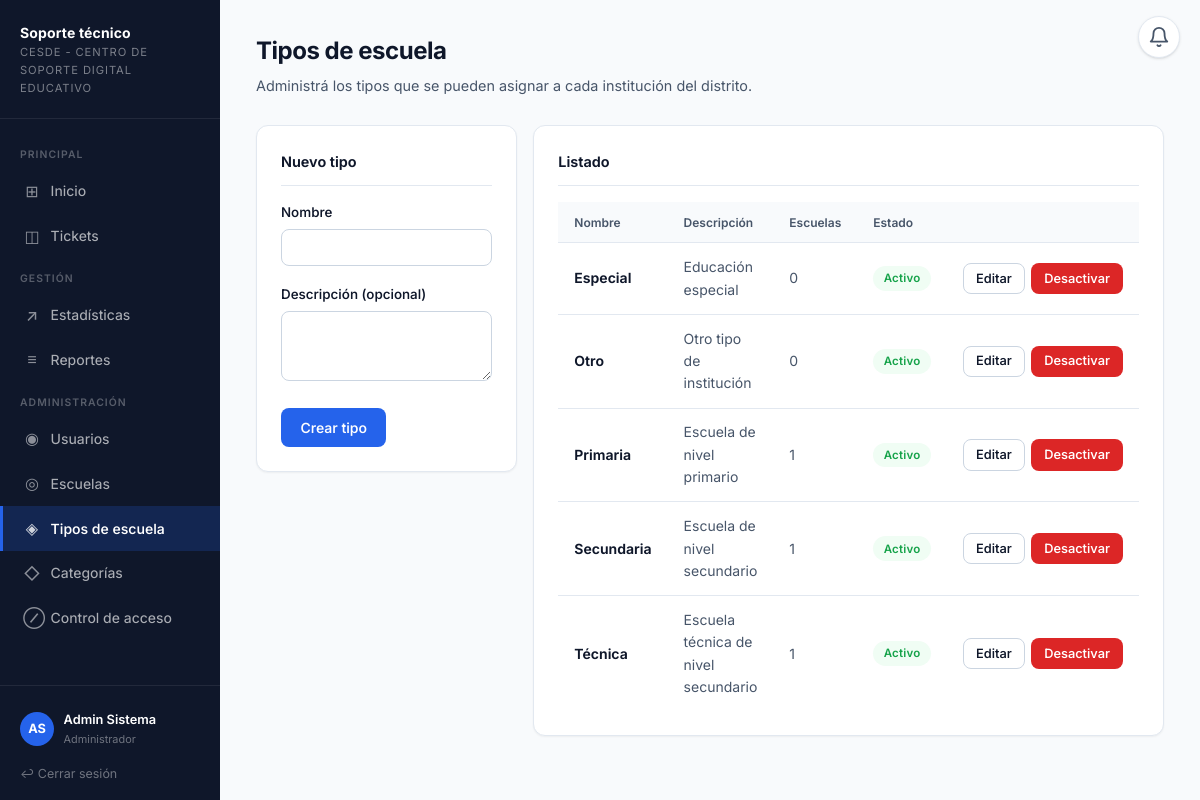
Page /admin_tipos_escuela.php (signed in) on the committed database.
### tables this page shows
CREATE TABLE tipos_escuela (
    id          INT AUTO_INCREMENT PRIMARY KEY,
    nombre      VARCHAR(80)  NOT NULL UNIQUE,
    descripcion VARCHAR(200) NULL,
    activo      TINYINT(1)   NOT NULL DEFAULT 1
);

### config/sesion.php (called while the page is built, shortened)
<?php
function e(?string $texto): string
{
    return htmlspecialchars($texto ?? '', ENT_QUOTES, 'UTF-8');
}

### public/admin_tipos_escuela.php (the view, shortened to what this page needs)
<?php
require_once __DIR__ . '/../config/sesion.php';
$pdo = obtenerConexion();
$editando = null;
$tipos = $pdo->query('SELECT t.*, (SELECT COUNT(*) FROM escuelas e WHERE e.tipo_id = t.id) AS total_escuelas FROM tipos_escuela t ORDER BY t.nombre')->fetchAll();
require __DIR__ . '/../includes/header.php';
?>
<div class="pagina-header">
    <h1>Tipos de escuela</h1>
    <p>Administrá los tipos que se pueden asignar a cada institución del distrito.</p>
</div>
<div class="grid-2" style="align-items:start;">
    <div class="tarjeta">
        <div class="tarjeta-titulo"><?= $editando ? 'Editar tipo' : 'Nuevo tipo' ?></div>
        <form method="post">
            <label for="nombre">Nombre</label>
            <input type="text" id="nombre" name="nombre" required maxlength="80"
                   value="<?= e($editando['nombre'] ?? $_POST['nombre'] ?? '') ?>">
            <label for="descripcion">Descripción (opcional)</label>
            <textarea id="descripcion" name="descripcion" style="min-height:70px;"><?= e($editando['descripcion'] ?? $_POST['descripcion'] ?? '') ?></textarea>
            <div class="acciones-fila">
                <button type="submit"><?= $editando ? 'Guardar cambios' : 'Crear tipo' ?></button>
            </div>
        </form>
    </div>
    <div class="tarjeta">
        <div class="tarjeta-titulo">Listado</div>
        <div class="tabla-wrap">
            <table>
                <thead>
                    <tr><th>Nombre</th><th>Descripción</th><th>Escuelas</th><th>Estado</th><th></th></tr>
                </thead>
                <tbody>
                <?php foreach ($tipos as $t): ?>
                    <tr>
                        <td class="negrita"><?= e($t['nombre']) ?></td>
                        <td class="texto-2"><?= e($t['descripcion'] ?? '—') ?></td>
                        <td class="texto-2"><?= (int)$t['total_escuelas'] ?></td>
                        <td>
                            <?php if ($t['activo']): ?>
                                <span class="etiqueta estado-resuelto">Activo</span>
                            <?php else: ?>
                                <span class="etiqueta estado-cancelado">Inactivo</span>
                            <?php endif; ?>
                        </td>
                        <td>
                            <div style="display:flex; gap:0.4rem;">
                                <a href="admin_tipos_escuela.php?editar=<?= (int)$t['id'] ?>" class="boton boton-secundario boton-sm">Editar</a>
                                <form method="post" style="margin:0;" onsubmit="return confirm('¿Confirmar?')">
                                    <button type="submit" class="boton-sm <?= $t['activo'] ? 'boton-peligro' : 'boton boton-secundario' ?>" style="margin:0;">
                                        <?= $t['activo'] ? 'Desactivar' : 'Activar' ?>
                                    </button>
                                </form>
                            </div>
                        </td>
                    </tr>
                <?php endforeach; ?>
                </tbody>
            </table>
        </div>
    </div>
</div>
<?php require __DIR__ . '/../includes/footer.php'; ?>

### css/estilo.css (style rules this page uses)
:root { --acento: #2563eb; --acento-hover: #1d4fd7; --acento-claro: #eff6ff; --fondo: #f8fafc; --superficie: #ffffff; --borde: #e2e8f0; --borde-fuerte: #cbd5e1; --texto: #0f172a; --texto-2: #475569; --texto-3: #94a3b8; --verde: #16a34a; --verde-claro: #f0fdf4; --amarillo: #d97706; --amarillo-claro:#fffbeb; --rojo: #dc2626; --rojo-claro: #fef2f2; --radio-sm: 4px; --radio: 8px; --radio-lg: 12px; --sombra-xs: 0 1px 2px 0 rgb(0 0 0 / .05); --sombra: 0 1px 3px 0 rgb(0 0 0 / .1), 0 1px 2px -1px rgb(0 0 0 / .1); --sombra-md: 0 4px 6px -1px rgb(0 0 0 / .07), 0 2px 4px -2px rgb(0 0 0 / .07); --nav-ancho: 220px; --nav-bg: #0f172a; --transicion: 0.15s ease; }
*, *::before, *::after { box-sizing: border-box; margin: 0; padding: 0; }
html { font-size: 16px; -webkit-font-smoothing: antialiased; }
body { font-family: "Inter", "Segoe UI", system-ui, -apple-system, sans-serif; background: var(--fondo); color: var(--texto); line-height: 1.6; min-height: 100vh; }
.pagina-header { margin-bottom: 1.75rem; }
.pagina-header h1 { font-size: 1.5rem; font-weight: 700; color: var(--texto); letter-spacing: -0.02em; }
.pagina-header p { color: var(--texto-2); font-size: 0.9rem; margin-top: 0.25rem; }
h1 { font-size: 1.5rem; font-weight: 700; letter-spacing: -0.02em; }
.tarjeta { background: var(--superficie); border: 1px solid var(--borde); border-radius: var(--radio-lg); box-shadow: var(--sombra-xs); padding: 1.5rem; margin-bottom: 1.25rem; }
.tarjeta-titulo { font-size: 0.9rem; font-weight: 650; color: var(--texto); margin-bottom: 1rem; padding-bottom: 0.75rem; border-bottom: 1px solid var(--borde); }
.tabla-wrap { overflow-x: auto; }
table { width: 100%; border-collapse: collapse; font-size: 0.875rem; }
thead { background: var(--fondo); }
th { text-align: left; padding: 0.65rem 1rem; font-size: 0.75rem; font-weight: 600; color: var(--texto-2); border-bottom: 1px solid var(--borde); white-space: nowrap; }
td { padding: 0.8rem 1rem; border-bottom: 1px solid var(--borde); vertical-align: middle; color: var(--texto); }
tbody tr:last-child td { border-bottom: none; }
tbody tr { transition: background var(--transicion); }
label { display: block; font-size: 0.835rem; font-weight: 550; color: var(--texto); margin-bottom: 0.35rem; margin-top: 1.1rem; }
label:first-of-type { margin-top: 0; }
input[type="text"], input[type="email"], input[type="password"], input[type="datetime-local"], input[type="file"], select, textarea { width: 100%; padding: 0.55rem 0.75rem; border: 1px solid var(--borde-fuerte); border-radius: var(--radio); font-size: 0.875rem; font-family: inherit; color: var(--texto); background: var(--superficie); transition: border-color var(--transicion), box-shadow var(--transicion); outline: none; }
input::placeholder, textarea::placeholder { color: var(--texto-3); }
textarea { resize: vertical; min-height: 90px; line-height: 1.55; }
button, .boton { display: inline-flex; align-items: center; gap: 0.4rem; background: var(--acento); color: #ffffff; border: 1px solid transparent; padding: 0.55rem 1.15rem; border-radius: var(--radio); cursor: pointer; font-size: 0.875rem; font-weight: 550; font-family: inherit; text-decoration: none; transition: background var(--transicion), box-shadow var(--transicion), transform var(--transicion); margin-top: 1.25rem; line-height: 1.4; }
.boton-secundario { background: var(--superficie); color: var(--texto); border-color: var(--borde-fuerte); }
.boton-peligro { background: var(--rojo); color: #fff; border-color: transparent; }
.boton-sm { padding: 0.35rem 0.75rem; font-size: 0.8rem; margin-top: 0; }
.acciones-fila { display: flex; flex-wrap: wrap; gap: 0.6rem; margin-top: 1.25rem; }
.acciones-fila button, .acciones-fila .boton { margin-top: 0; }
.etiqueta { display: inline-flex; align-items: center; padding: 0.2rem 0.65rem; border-radius: 999px; font-size: 0.72rem; font-weight: 600; letter-spacing: 0.02em; white-space: nowrap; }
.estado-resuelto { background: var(--verde-claro); color: var(--verde); }
.grid-2 { display: grid; grid-template-columns: 1fr 1fr; gap: 1rem; }
.texto-2 { color: var(--texto-2); font-size: 0.875rem; }
.negrita { font-weight: 650; }

### rows in the picture
tipos_escuela: nombre "Especial", descripcion "Educación especial", total_escuelas "0", activo "Activo"
tipos_escuela: nombre "Otro", descripcion "Otro tipo de institución", total_escuelas "0", activo "Activo"
tipos_escuela: nombre "Primaria", descripcion "Escuela de nivel primario", total_escuelas "1", activo "Activo"
tipos_escuela: nombre "Secundaria", descripcion "Escuela de nivel secundario", total_escuelas "1", activo "Activo"
tipos_escuela: nombre "Técnica", descripcion "Escuela técnica de nivel secundario", total_escuelas "1", activo "Activo"

### other values in the picture
$icono "⊞ ◫ ↗ ≡ ◉ ◎ ◈ ◇ ⊘"
$etiqueta "Inicio Tickets Estadísticas Reportes Usuarios Escuelas Tipos de escuela Categorías Control de acceso"
$iniciales "AS"
$usuario['nombre'] . ' ' . $usuario['apellido'] "Admin Sistema"
$etiquetasRol[$usuario['rol']] "Administrador"
